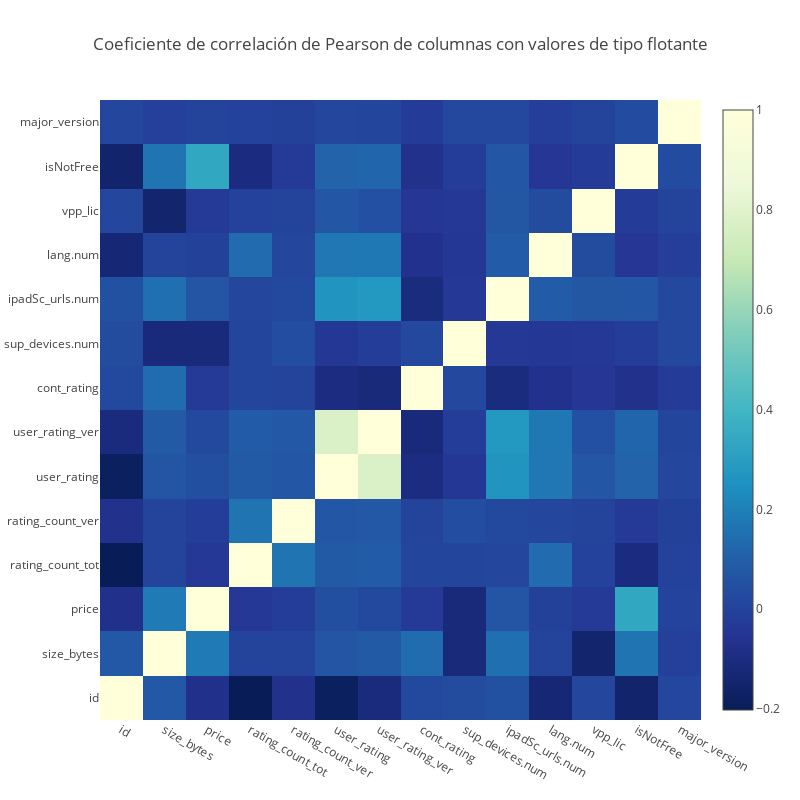

The code cell stored with this chart in its notebook:
### Markdown cell above
Con esto se obtienen datos adicionales: track name, tamano de la app en bytes y la descripcion.

### Code cell
data = [
    go.Heatmap(
        z = m.corr().values,
        x = m.corr().columns.values,
        y = m.corr().columns.values,
        colorscale='YlGnBu',
        reversescale=False,
    )
]

layout = go.Layout(
    title='Coeficiente de correlación de Pearson de columnas con valores de tipo flotante',
    xaxis = dict(ticks=''),
    yaxis = dict(ticks='' ),
    width = 800, height = 800,
    margin = dict(
        l = 100
    )
)

fig = go.Figure(data=data, layout=layout)
py.iplot(fig, filename='labelled-heatmap')

### Figure 1 — Plotly figure (JSON) as saved in the notebook; plotly's stock layout.template omitted (floating-point values rounded to 4 significant figures; data arrays with more than 128 entries replaced by an {"elided": "..."} marker saying what was removed)
{"data": [{"colorscale": "YlGnBu", "reversescale": false, "type": "heatmap", "uid": "2a2cc755-8ce7-4d65-9e22-cfc8413244fb", "x": ["id", "size_bytes", "price", "rating_count_tot", "rating_count_ver", "user_rating", "user_rating_ver", "cont_rating", "sup_devices.num", "ipadSc_urls.num", "lang.num", "vpp_lic", "isNotFree", "major_version"], "y": ["id", "size_bytes", "price", "rating_count_tot", "rating_count_ver", "user_rating", "user_rating_ver", "cont_rating", "sup_devices.num", "ipadSc_urls.num", "lang.num", "vpp_lic", "isNotFree", "major_version"], "z": {"elided": "14x14 float values"}, "zauto": true, "zmax": 1, "zmin": -0.2019}], "layout": {"height": 800, "margin": {"l": 100}, "title": "Coeficiente de correlación de Pearson de columnas con valores de tipo flotante", "width": 800, "xaxis": {"autorange": true, "range": [-0.5, 13.5], "ticks": "", "type": "category"}, "yaxis": {"autorange": true, "range": [-0.5, 13.5], "ticks": "", "type": "category"}}}
